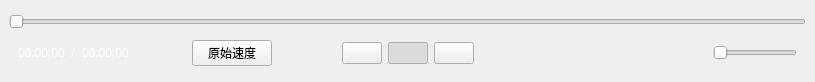
<?xml version="1.0" encoding="UTF-8"?>
<ui version="4.0">
 <class>WidgetMediaControl</class>
 <widget class="QWidget" name="WidgetMediaControl">
  <property name="geometry">
   <rect>
    <x>0</x>
    <y>0</y>
    <width>815</width>
    <height>82</height>
   </rect>
  </property>
  <property name="windowTitle">
   <string>Form</string>
  </property>
  <property name="styleSheet">
   <string notr="true"/>
  </property>
  <layout class="QGridLayout" name="gridLayout_2">
   <property name="leftMargin">
    <number>0</number>
   </property>
   <property name="topMargin">
    <number>0</number>
   </property>
   <property name="rightMargin">
    <number>0</number>
   </property>
   <property name="bottomMargin">
    <number>0</number>
   </property>
   <property name="spacing">
    <number>0</number>
   </property>
   <item row="0" column="0">
    <widget class="QWidget" name="widgetControl" native="true">
     <property name="contextMenuPolicy">
      <enum>Qt::NoContextMenu</enum>
     </property>
     <property name="styleSheet">
      <string notr="true"/>
     </property>
     <layout class="QGridLayout" name="gridLayout">
      <item row="1" column="0">
       <layout class="QHBoxLayout" name="horizontalLayout_2">
        <property name="leftMargin">
         <number>9</number>
        </property>
        <item>
         <widget class="QLabel" name="lbDuration">
          <property name="styleSheet">
           <string notr="true">color: #fefefe;</string>
          </property>
          <property name="text">
           <string>00:00:00</string>
          </property>
         </widget>
        </item>
        <item>
         <widget class="QLabel" name="label">
          <property name="styleSheet">
           <string notr="true">color: #fefefe;</string>
          </property>
          <property name="text">
           <string>/</string>
          </property>
         </widget>
        </item>
        <item>
         <widget class="QLabel" name="lbDurationLeft">
          <property name="styleSheet">
           <string notr="true">color: #fefefe;</string>
          </property>
          <property name="text">
           <string>00:00:00</string>
          </property>
         </widget>
        </item>
        <item>
         <spacer name="horizontalSpacer_3">
          <property name="orientation">
           <enum>Qt::Horizontal</enum>
          </property>
          <property name="sizeHint" stdset="0">
           <size>
            <width>40</width>
            <height>20</height>
           </size>
          </property>
         </spacer>
        </item>
        <item>
         <widget class="QPushButton" name="btnSpeed">
          <property name="text">
           <string>原始速度</string>
          </property>
         </widget>
        </item>
        <item>
         <spacer name="horizontalSpacer">
          <property name="orientation">
           <enum>Qt::Horizontal</enum>
          </property>
          <property name="sizeHint" stdset="0">
           <size>
            <width>64</width>
            <height>20</height>
           </size>
          </property>
         </spacer>
        </item>
       </layout>
      </item>
      <item row="1" column="1">
       <layout class="QHBoxLayout" name="horizontalLayout_3">
        <item>
         <widget class="QPushButton" name="btnPreviousFrame">
          <property name="text">
           <string/>
          </property>
         </widget>
        </item>
        <item>
         <widget class="QPushButton" name="btnPlay">
          <property name="sizePolicy">
           <sizepolicy hsizetype="Preferred" vsizetype="Fixed">
            <horstretch>0</horstretch>
            <verstretch>0</verstretch>
           </sizepolicy>
          </property>
          <property name="styleSheet">
           <string notr="true"/>
          </property>
          <property name="text">
           <string/>
          </property>
          <property name="checkable">
           <bool>true</bool>
          </property>
          <property name="checked">
           <bool>true</bool>
          </property>
          <property name="ControlButton" stdset="0">
           <bool>true</bool>
          </property>
         </widget>
        </item>
        <item>
         <widget class="QPushButton" name="btnNextFrame">
          <property name="text">
           <string/>
          </property>
         </widget>
        </item>
       </layout>
      </item>
      <item row="1" column="2">
       <layout class="QHBoxLayout" name="horizontalLayout">
        <property name="spacing">
         <number>0</number>
        </property>
        <property name="rightMargin">
         <number>9</number>
        </property>
        <item>
         <spacer name="horizontalSpacer_2">
          <property name="orientation">
           <enum>Qt::Horizontal</enum>
          </property>
          <property name="sizeHint" stdset="0">
           <size>
            <width>64</width>
            <height>20</height>
           </size>
          </property>
         </spacer>
        </item>
        <item>
         <widget class="QLabel" name="lbVolume">
          <property name="minimumSize">
           <size>
            <width>20</width>
            <height>20</height>
           </size>
          </property>
          <property name="styleSheet">
           <string notr="true">image: url(:/Resourse/icon/volume.svg);</string>
          </property>
          <property name="text">
           <string/>
          </property>
         </widget>
        </item>
        <item>
         <widget class="QSlider" name="sliderVolume">
          <property name="sizePolicy">
           <sizepolicy hsizetype="Preferred" vsizetype="Preferred">
            <horstretch>0</horstretch>
            <verstretch>0</verstretch>
           </sizepolicy>
          </property>
          <property name="pageStep">
           <number>1</number>
          </property>
          <property name="orientation">
           <enum>Qt::Horizontal</enum>
          </property>
          <property name="sliderVolume" stdset="0">
           <bool>true</bool>
          </property>
         </widget>
        </item>
       </layout>
      </item>
      <item row="0" column="0" colspan="3">
       <widget class="QSlider" name="slider">
        <property name="orientation">
         <enum>Qt::Horizontal</enum>
        </property>
       </widget>
      </item>
     </layout>
    </widget>
   </item>
  </layout>
 </widget>
 <resources/>
 <connections/>
</ui>
